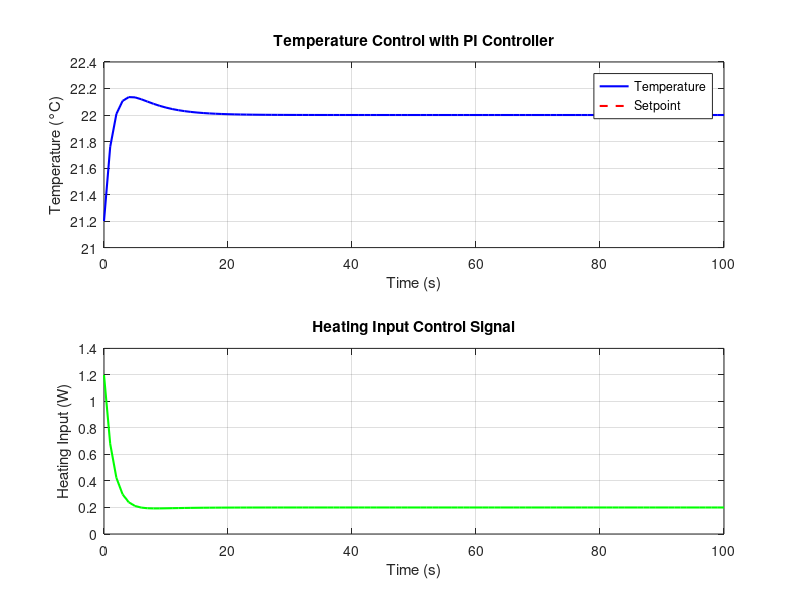

This figure's MATLAB source:
% Simulation parameters
total_time = 100;   % Total simulation time in seconds
dt = 1;             % Time step in seconds

% Initialize arrays to store data for plotting
time = 0:dt:total_time;
temperature = zeros(size(time));
heating_input = zeros(size(time));

% Define parameters
setpoint = 22 + 2 * sin(2*pi*time*100);  % Setpoint temperature in degrees Celsius
kp = 0.5;       % Proportional gain
ki = 0.1;       % Integral gain

% Initialize variables
integral = 0;   % Integral term

% Simulation loop
current_temp = 20 %* sin(time);  % Initial temperature
for i = 1:numel(time)
    % Calculate error
    error = setpoint(i) - current_temp;
    
    % Update integral term
    integral = integral + error * dt;
    
    % Calculate control output
    proportional = kp * error;
    integral_component = ki * integral;
    output = proportional + integral_component;
    
    
    % Convert controller output to heating input
    heating_input(i) = output;
    
    % Simulate temperature dynamics
    heat_loss = 0.1 * (current_temp - 20); % Simple linear heat loss model
    current_temp = current_temp + (heating_input(i) - heat_loss) * dt;
    
    % Store temperature for plotting
    temperature(i) = current_temp;
end

% Plot results
figure;
subplot(2, 1, 1);
plot(time, temperature, 'b', 'LineWidth', 1.5);
hold on;
plot(time, setpoint(i), 'r--', 'LineWidth', 1.5);
xlabel('Time (s)');
ylabel('Temperature (°C)');
title('Temperature Control with PI Controller');
legend('Temperature', 'Setpoint', 'Location', 'best');
grid on;

subplot(2, 1, 2);
plot(time, heating_input, 'g', 'LineWidth', 1.5);
xlabel('Time (s)');
ylabel('Heating Input (W)');
title('Heating Input Control Signal');
grid on;
